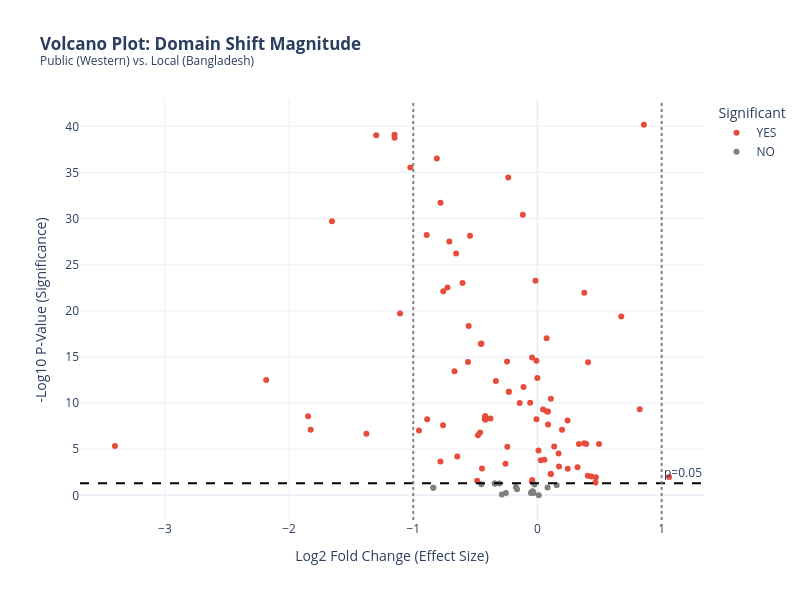
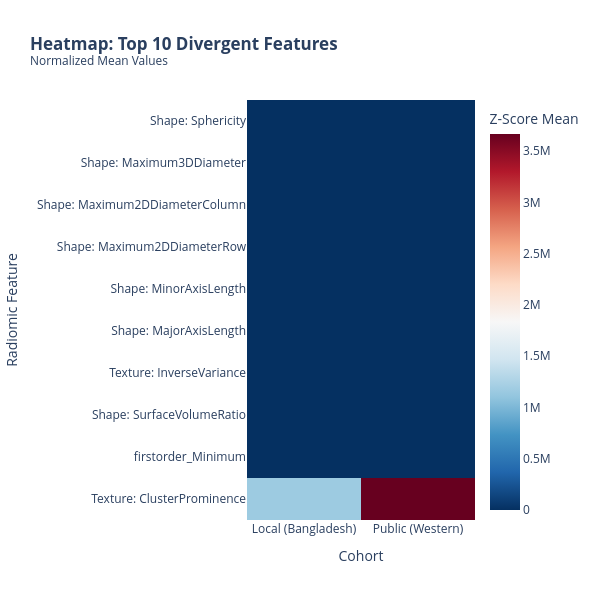

Write notebook code for charts like these, in order.
### Code cell
import pandas as pd
import numpy as np
from scipy import stats
import plotly.express as px
import plotly.graph_objects as go
import os

# --- CONFIGURATION ---
input_file = '../Results/final_radiomics_merged.csv' 
output_csv = '../Results/table_statistical_analysis.csv'
output_dir = '../Results/Final_Figures/'
os.makedirs(output_dir, exist_ok=True)

print("--- AUTOMATED STATISTICAL AUDIT & VISUALIZATION ---")

# 1. Load Data
if not os.path.exists(input_file):
    print(f"ERROR: File not found: {input_file}")
else:
    df = pd.read_csv(input_file)
    print(f"Data Loaded: {len(df)} patients")
    
    # 2. Define Cohorts
    cohorts = df['Cohort'].unique()
    if len(cohorts) < 2:
        print("Error: Need at least 2 cohorts to compare.")
    else:
        group1_name = cohorts[0] # e.g. Public
        group2_name = cohorts[1] # e.g. Local
        print(f"\nComparing: '{group1_name}' vs. '{group2_name}'")

        group1 = df[df['Cohort'] == group1_name]
        group2 = df[df['Cohort'] == group2_name]

        features = [c for c in df.columns if 'original_' in c]
        print(f"Analyzing {len(features)} radiomic features...")

        results = []

        # 3. Statistical Loop
        for feature in features:
            v1 = group1[feature].dropna()
            v2 = group2[feature].dropna()
            
            # Descriptive
            mean1, sd1 = v1.mean(), v1.std()
            mean2, sd2 = v2.mean(), v2.std()
            
            # Normality & Significance
            try:
                if len(v1) > 3 and len(v2) > 3:
                    _, p_norm1 = stats.shapiro(v1)
                    _, p_norm2 = stats.shapiro(v2)
                    is_normal = (p_norm1 > 0.05) and (p_norm2 > 0.05)
                else:
                    is_normal = False
            except: is_normal = False 

            if is_normal:
                statistic, p_value = stats.ttest_ind(v1, v2, equal_var=False)
                test_used = "T-Test (Welch)"
            else:
                statistic, p_value = stats.mannwhitneyu(v1, v2)
                test_used = "Mann-Whitney U"
                
            # Fold Change (Log2 for Volcano Plot)
            # Avoid division by zero
            fold_change = mean2 / (mean1 + 1e-9)
            log2_fc = np.log2(fold_change + 1e-9)

            results.append({
                'Feature': feature,
                'Clean_Name': feature.replace('original_', '').replace('glcm_', 'Texture: ').replace('shape_', 'Shape: '),
                f'Mean ({group1_name})': f"{mean1:.2f} ± {sd1:.2f}",
                f'Mean ({group2_name})': f"{mean2:.2f} ± {sd2:.2f}",
                'Fold Change': fold_change,
                'Log2_FC': log2_fc,
                'P_Value': p_value,
                'Neg_Log10_P': -np.log10(p_value + 1e-300), # For plotting height
                'Test Used': test_used,
                'Significant': 'YES' if p_value < 0.05 else 'NO'
            })

        # 4. Save Table
        df_stats = pd.DataFrame(results)
        df_stats = df_stats.sort_values(by='P_Value')
        df_stats.to_csv(output_csv, index=False)
        print(f"Stats saved to: {output_csv}")

        # --- 5. VISUALIZATION: THE VOLCANO PLOT ---
        print("\nGenerating Volcano Plot...")
        
        fig_volcano = px.scatter(
            df_stats, 
            x='Log2_FC', 
            y='Neg_Log10_P',
            color='Significant',
            hover_data=['Clean_Name', 'P_Value'],
            color_discrete_map={'YES': '#e74c3c', 'NO': 'grey'},
            title=f"<b>Volcano Plot: Domain Shift Magnitude</b><br><sup>{group1_name} vs. {group2_name}</sup>",
            labels={'Log2_FC': 'Log2 Fold Change (Effect Size)', 'Neg_Log10_P': '-Log10 P-Value (Significance)'}
        )
        
        # Add threshold lines
        fig_volcano.add_hline(y=-np.log10(0.05), line_dash="dash", line_color="black", annotation_text="p=0.05")
        fig_volcano.add_vline(x=1, line_dash="dot", line_color="grey")
        fig_volcano.add_vline(x=-1, line_dash="dot", line_color="grey")
        
        fig_volcano.update_layout(template='plotly_white', width=800, height=600)
        fig_volcano.write_html(f"{output_dir}Figure_Volcano_Plot.html")
        
        try:
            fig_volcano.write_image(f"{output_dir}Figure_Volcano_Plot.png", scale=3)
            print("  -> Volcano Plot saved.")
        except: pass
        fig_volcano.show()

        # --- 6. VISUALIZATION: HEATMAP OF TOP FEATURES ---
        print("\nGenerating Top Features Heatmap...")
        
        # Get top 10 features
        top_features = df_stats.head(10)['Feature'].tolist()
        clean_top_names = df_stats.head(10)['Clean_Name'].tolist()
        
        # Filter original data for heatmap
        # Normalize data (Z-score) for better visualization
        df_heatmap = df[['Cohort'] + top_features].copy()
        
        # We need to map feature names to clean names
        df_heatmap.columns = ['Cohort'] + clean_top_names
        
        # Calculate mean value per cohort for the heatmap (aggregated view)
        heatmap_data = df_heatmap.groupby('Cohort').mean().T
        
        fig_heat = px.imshow(
            heatmap_data,
            color_continuous_scale='RdBu_r', # Red-Blue Diverging
            aspect="auto",
            title="<b>Heatmap: Top 10 Divergent Features</b><br><sup>Normalized Mean Values</sup>",
            labels=dict(x="Cohort", y="Radiomic Feature", color="Z-Score Mean")
        )
        
        fig_heat.update_layout(template='plotly_white', width=600, height=600)
        fig_heat.write_html(f"{output_dir}Figure_Heatmap_TopFeatures.html")
        
        try:
            fig_heat.write_image(f"{output_dir}Figure_Heatmap_TopFeatures.png", scale=3)
            print("  -> Heatmap saved.")
        except: pass
        fig_heat.show()

        print("\nAll statistical visuals generated.")

### Figure 1 — Plotly figure (JSON) as saved in the notebook; plotly's stock layout.template omitted (floating-point values rounded to 4 significant figures; data arrays with more than 128 entries replaced by an {"elided": "..."} marker saying what was removed)
{"data": [{"customdata": {"elided": "89x2 mixed values"}, "hovertemplate": "Significant=YES<br>Log2 Fold Change (Effect Size)=%{x}<br>-Log10 P-Value (Significance)=%{y}<br>Clean_Name=%{customdata[0]}<br>P_Value=%{customdata[1]}<extra></extra>", "legendgroup": "YES", "marker": {"color": "#e74c3c", "symbol": "circle"}, "mode": "markers", "name": "YES", "orientation": "v", "showlegend": true, "type": "scatter", "x": [0.8569, -1.151, -1.299, -1.15, -0.8104, -1.024, -0.235, -0.7806, -0.1179, -1.655, -0.892, -0.5432, -0.7095, -0.655, -0.01607, -0.6035, -0.7246, -0.7584, 0.3772, -1.106, 0.6746, -0.554, 0.07358, -0.451, -0.456, -0.04353, -0.008414, -0.2449, -0.5595, 0.4076, -0.668, -0.0009217, -2.184, -0.3349, -0.1126, -0.2308, -0.2308, 0.108, -0.05882, -0.1431, 0.8234, 0.04516, 0.08535, 0.07706, -1.847, -0.421, -0.4206, -0.3783, -0.4253, -0.008291, -0.8881, -0.4189, 0.2424, 0.08526, -0.7601, -1.826, 0.1977, -0.954, -0.4619, -1.377, -0.4793, 0.3773, 0.4955, 0.3927, 0.3341, -3.402, 0.1345, -0.2426, 0.008688, 0.1701, -0.6456, 0.05616, 0.02703, -0.7814, -0.2574, 0.1736, 0.3225, -0.4467, 0.2434, 0.1072, 0.1074, 0.405, 0.4342, 1.06, 0.4704, -0.04144, -0.4859, -0.04477, 0.4673], "xaxis": "x", "y": [40.17, 39.07, 39.04, 38.77, 36.52, 35.53, 34.45, 31.71, 30.42, 29.69, 28.22, 28.15, 27.52, 26.21, 23.25, 23.02, 22.52, 22.13, 21.94, 19.72, 19.37, 18.35, 17.02, 16.45, 16.41, 14.94, 14.59, 14.51, 14.44, 14.41, 13.44, 12.71, 12.5, 12.39, 11.75, 11.22, 11.22, 10.46, 10.02, 10.0, 9.329, 9.289, 9.093, 9.073, 8.582, 8.575, 8.57, 8.326, 8.276, 8.241, 8.231, 8.201, 8.122, 7.688, 7.593, 7.115, 7.109, 7.035, 6.808, 6.685, 6.515, 5.651, 5.571, 5.553, 5.551, 5.354, 5.291, 5.253, 4.856, 4.542, 4.217, 3.844, 3.791, 3.666, 3.422, 3.135, 3.047, 2.892, 2.878, 2.303, 2.3, 2.116, 2.041, 1.985, 1.953, 1.664, 1.581, 1.489, 1.384], "yaxis": "y"}, {"customdata": [["Shape: VoxelVolume", 0.0516], ["Shape: MeshVolume", 0.05225], ["firstorder_90Percentile", 0.05391], ["glrlm_RunLengthNonUniformity", 0.06215], ["Texture: Id", 0.06805], ["firstorder_RobustMeanAbsoluteDeviation", 0.08189], ["gldm_SmallDependenceLowGrayLevelEmphasis", 0.1279], ["Texture: JointEnergy", 0.1473], ["firstorder_TotalEnergy", 0.1566], ["firstorder_Energy", 0.1566], ["Texture: DifferenceVariance", 0.2255], ["Texture: Contrast", 0.3559], ["firstorder_MeanAbsoluteDeviation", 0.3923], ["glszm_SizeZoneNonUniformity", 0.5691], ["gldm_DependenceNonUniformityNormalized", 0.5697], ["firstorder_RootMeanSquared", 0.5697], ["ngtdm_Busyness", 0.8314], ["Texture: Imc1", 0.9885]], "hovertemplate": "Significant=NO<br>Log2 Fold Change (Effect Size)=%{x}<br>-Log10 P-Value (Significance)=%{y}<br>Clean_Name=%{customdata[0]}<br>P_Value=%{customdata[1]}<extra></extra>", "legendgroup": "NO", "marker": {"color": "grey", "symbol": "circle"}, "mode": "markers", "name": "NO", "orientation": "v", "showlegend": true, "type": "scatter", "x": [-0.3441, -0.3438, -0.3069, -0.4512, -0.02433, 0.1547, -0.1729, 0.08124, -0.8385, -0.8385, -0.1642, -0.03763, -0.04363, -0.2544, -0.03172, -0.05308, -0.2864, 0.01058], "xaxis": "x", "y": [1.287, 1.282, 1.268, 1.207, 1.167, 1.087, 0.893, 0.8319, 0.8053, 0.8053, 0.6468, 0.4486, 0.4064, 0.2448, 0.2444, 0.2444, 0.08021, 0.005032], "yaxis": "y"}], "layout": {"annotations": [{"showarrow": false, "text": "p=0.05", "x": 1, "xanchor": "right", "xref": "x domain", "y": 1.301, "yanchor": "bottom", "yref": "y"}], "height": 600, "legend": {"title": {"text": "Significant"}, "tracegroupgap": 0}, "shapes": [{"line": {"color": "black", "dash": "dash"}, "type": "line", "x0": 0, "x1": 1, "xref": "x domain", "y0": 1.301, "y1": 1.301, "yref": "y"}, {"line": {"color": "grey", "dash": "dot"}, "type": "line", "x0": 1, "x1": 1, "xref": "x", "y0": 0, "y1": 1, "yref": "y domain"}, {"line": {"color": "grey", "dash": "dot"}, "type": "line", "x0": -1, "x1": -1, "xref": "x", "y0": 0, "y1": 1, "yref": "y domain"}], "title": {"text": "<b>Volcano Plot: Domain Shift Magnitude</b><br><sup>Public (Western) vs. Local (Bangladesh)</sup>"}, "width": 800, "xaxis": {"anchor": "y", "domain": [0, 1], "title": {"text": "Log2 Fold Change (Effect Size)"}}, "yaxis": {"anchor": "x", "domain": [0, 1], "title": {"text": "-Log10 P-Value (Significance)"}}}}

### Figure 2 — Plotly figure (JSON) as saved in the notebook; plotly's stock layout.template omitted (floating-point values rounded to 4 significant figures)
{"data": [{"coloraxis": "coloraxis", "hovertemplate": "Cohort: %{x}<br>Radiomic Feature: %{y}<br>Z-Score Mean: %{z}<extra></extra>", "name": "0", "type": "heatmap", "x": ["Local (Bangladesh)", "Public (Western)"], "xaxis": "x", "y": ["Shape: Sphericity", "Shape: Maximum3DDiameter", "Shape: Maximum2DDiameterColumn", "Shape: Maximum2DDiameterRow", "Shape: MinorAxisLength", "Shape: MajorAxisLength", "Texture: InverseVariance", "Shape: SurfaceVolumeRatio", "firstorder_Minimum", "Texture: ClusterProminence"], "yaxis": "y", "z": [[0.7195, 0.3973], [140.8, 312.7], [124.4, 305.9], [131.5, 291.8], [88.41, 155.0], [122.8, 249.6], [0.3407, 0.401], [0.08854, 0.1521], [-1002.0, -1087.0], [1165000.0, 3668000.0]]}], "layout": {"coloraxis": {"colorbar": {"title": {"text": "Z-Score Mean"}}, "colorscale": [[0, "rgb(5,48,97)"], [0.1, "rgb(33,102,172)"], [0.2, "rgb(67,147,195)"], [0.3, "rgb(146,197,222)"], [0.4, "rgb(209,229,240)"], [0.5, "rgb(247,247,247)"], [0.6, "rgb(253,219,199)"], [0.7, "rgb(244,165,130)"], [0.8, "rgb(214,96,77)"], [0.9, "rgb(178,24,43)"], [1, "rgb(103,0,31)"]]}, "height": 600, "title": {"text": "<b>Heatmap: Top 10 Divergent Features</b><br><sup>Normalized Mean Values</sup>"}, "width": 600, "xaxis": {"anchor": "y", "domain": [0, 1], "title": {"text": "Cohort"}}, "yaxis": {"anchor": "x", "autorange": "reversed", "domain": [0, 1], "title": {"text": "Radiomic Feature"}}}}
